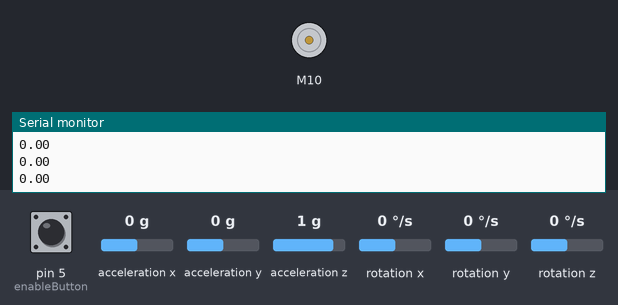
Recording of a sketch running on a simulated Arduino Uno, built with avr-gcc and run on an emulated ATmega328P. On the bench: DC motor (green arrow = forward, orange = backward, longer = faster), the last lines printed to the serial monitor. The inputs (shaded band) are chosen by the test bench; at power-on: acceleration x 0 g, pin 5 (enableButton) LOW, acceleration y 0 g, acceleration z 1 g, rotation x 0 °/s, rotation y 0 °/s, rotation z 0 °/s. At 5.9 s the program stops and its outputs stay as they are.

Above: at 4.2 s.
4.3 s: acceleration x set to -1.4 g
5.8 s: pin 5 (enableButton) pulled HIGH for 0.15 s
At 6.9 s:
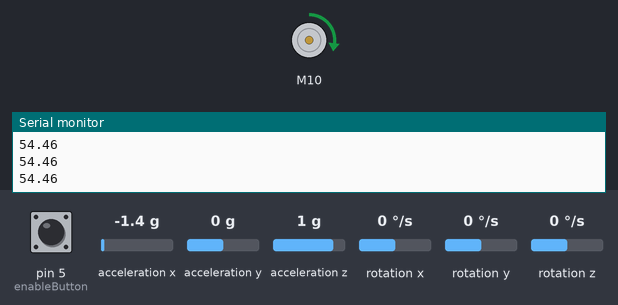
Timing chart, 0 to 7.4 s (numbered marks = the images above; inputs shaded):
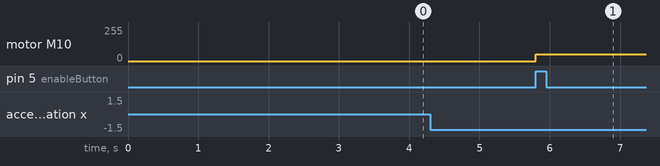

Measured:
- after the input at 5.8 s, motor M10: stopped → forward 50/255 at once

The sketch:

orientation_pid.ino
```cpp
#include <MPU6050_tockn.h>
#include <Wire.h>
#include <L298N.h>
#include <AutoPID.h>

#define ENA 9
#define IN1 10
#define IN2 11
#define enableButton 5

int buttonState = 0;

MPU6050 mpu6050(Wire);
L298N orientationMotor(ENA, IN1, IN2);

/*
 * 6055 pins:
 * VCC & GND to arduino 5V and GND rail
 * SCL to A5, SDA to A4
 * INT to digital 2
 *
*/

void setup() {
    // Open serial communications
    Serial.begin(9600);
    pinMode(enableButton,INPUT);
    Wire.begin();
    mpu6050.begin();
    mpu6050.calcGyroOffsets(true);
    orientationMotor.setSpeed(50);

}

void loop() {
    //mpu data retrieval
    mpu6050.update();
    Serial.println(mpu6050.getAngleY());
//     Serial.print(mpu6050.getAngleX());
//     Serial.println(mpu6050.getAngleZ());

    buttonState = digitalRead(enableButton);
    while(buttonState == HIGH){
        orientationMotor.forward();
    }

}
```
